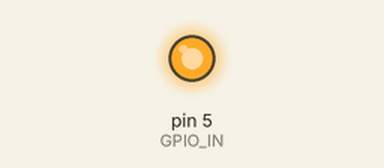
Bench run of a sketch on a simulated Arduino Uno, built for the host (arithmetic inside an expression is 32-bit, double 64-bit). On the bench: output pins drawn as LEDs (lit = HIGH). What the sketch prints to the serial monitor is not drawn.

Above: at 0.1 s.
At 74.6 s:
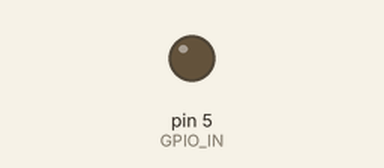
Timing chart, 0 to 86.0 s (numbered marks = the images above):
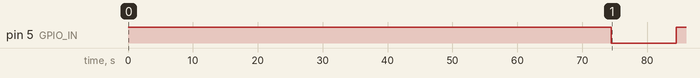

Measured:
- by itself, pin 5 (GPIO_IN): LOW → HIGH at 0.00 s, → LOW 74.5 s later, → HIGH 10.0 s later

The sketch:

pump.ino
```cpp
#include "actuator.h"

#define PI 3.1415926535897932384626433832795

// Const
const int PLOT_NUM = 1;
const int HEIGHT = 1;
const int GPIO_IN = 5;
const bool ON = true;
const bool OFF = false;
const int WATER_FLOW = 50;
const int RADIO = 0.277 / 100; //cm to meters
const int LONG = 3;  // meters
const double LATENCY = 2.5; // seconds

// const double LATENCY = ((PI *(RADIO * RADIO) * LONG) / ((WATER_FLOW / 3600)/ 1000)); // seconds

// Water flow of the pump: 100L/hour

Actuator pump(PLOT_NUM, HEIGHT, GPIO_IN);

void setup()
{
 Serial.begin(9600);
 pinMode(GPIO_IN, OUTPUT);
}

// Recive liters and pump it
void pump_water(float liters){


  double on_time = LATENCY + (liters / WATER_FLOW) * 3600; // seconds
  double on_time_msecs = on_time * 1000;

  pump.set_status(ON);

  Serial.println(on_time_msecs);

  delay(on_time_msecs);

  pump.set_status(OFF);
}


void loop()
{

  pump_water(1);

  delay(10000);


}
```

actuator.cpp
```cpp
#include "actuator.h"
#include "Arduino.h"


Actuator::Actuator(int plot_number, int height,int gpio,bool init_status){

    ident[0] = plot_number;
    ident[1] = height;

    gpio_out = gpio;
    status = init_status;
    last_switch_time = clock();
}

void Actuator::set_status(bool newstatus){

    // Switch off/on(new real status)
    if(status != newstatus){
        last_switch_time = clock(); // Time refresh
        switch_status(newstatus);
    }

    status = newstatus;
}

double Actuator::get_time(){

    clock_t final_time;

    if(last_switch_time == 0){final_time = 0;}
    else{final_time = clock() - last_switch_time;}

    double time = (double)final_time / CLOCKS_PER_SEC;

    return (time / MINS);
}

void Actuator::switch_status(bool newstatus){

  if(newstatus){digitalWrite(gpio_out, HIGH);}
  else{digitalWrite(gpio_out, LOW);}

    }
```

actuator.h
```cpp
#ifndef ACTUATOR_H_INCLUDED
#define ACTUATOR_H_INCLUDED

#include <ctime>

class Actuator{

    public:

        //~ Constructors
        Actuator(void);
        Actuator(int plot_number, int height, int gpio,bool init_status = false);

        // Getters
        void get_ident(int identifier[]){identifier[0] = ident[0]; identifier[1] = ident[1];}
        bool get_status(){return status;}
        double get_time();

        //Setters
        void set_status(bool newstatus);


    private:

        int ident[2];  // Identifier -> [plot_number, height]
        bool status;        // On/of status
        clock_t last_switch_time;  // Save the last switch time
        int gpio_out;

        const int MINS = 60;
        void switch_status(bool newstatus); // Private function to switch the light

};


#endif // ACTUATOR_H_INCLUDED
```
